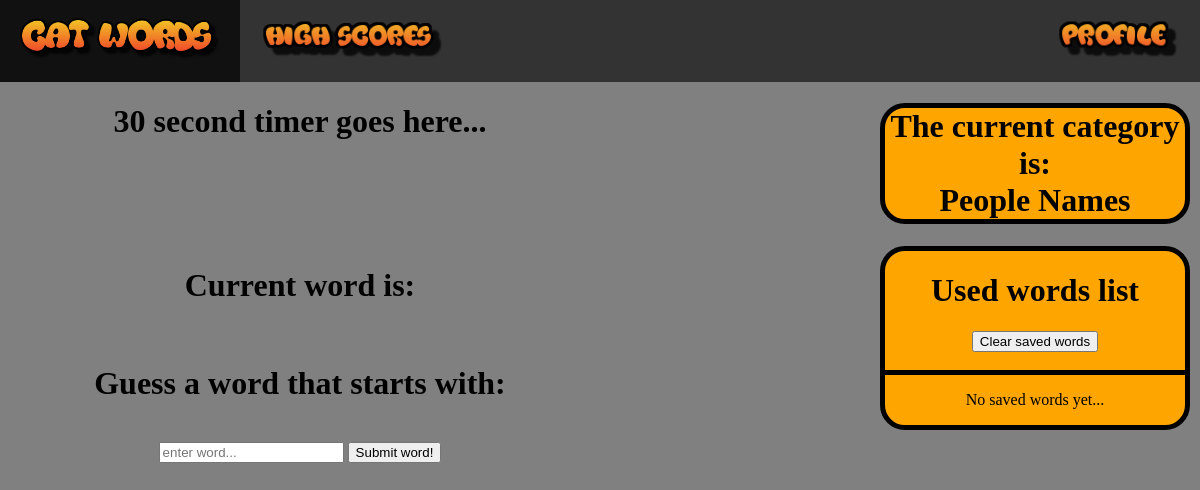
Before: /game/play/ with the older database file.
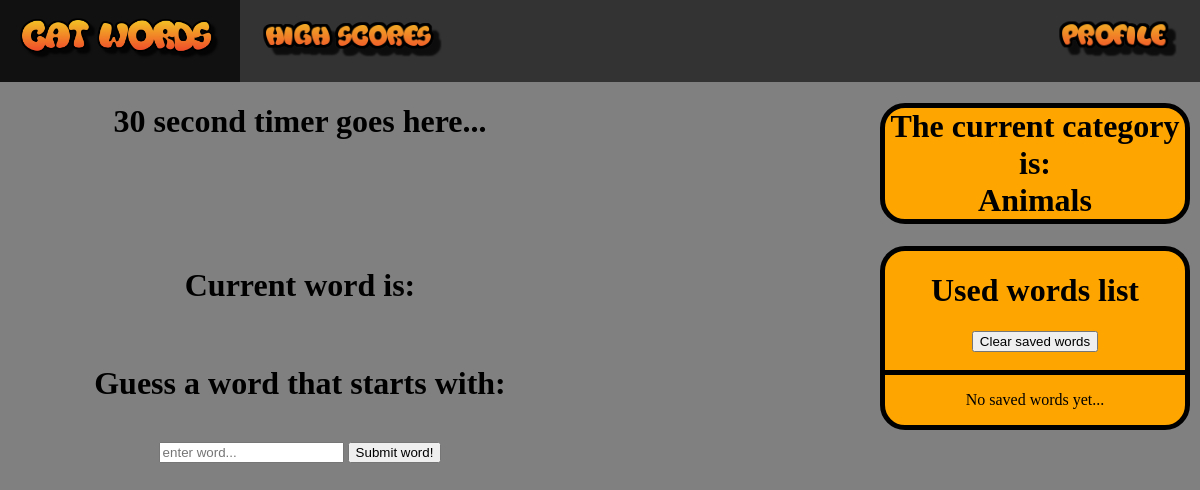
After: the same page with the newer database file.
### game/models.py (models this page shows, shortened)
class CurrentCategory(models.Model):
	class Meta:
		verbose_name_plural = "current categories"
	current_category_text = models.CharField(max_length=200)

### game/views.py (the view, shortened to what this page needs)
# urls.py: path('game/', include('game.urls')),
def game(request):
	if request.GET.get('clear_saved_words'):
		current_word = CurrentWord.objects.filter(pk=1)
		current_category = CurrentCategory.objects.get(id=1)
		SavedWord.objects.all().delete()
		args = {'category': current_category.current_category_text}
		return render(request, 'game/game.html', args)
	else:
		current_category = CurrentCategory.objects.get(id=1)
		return render(request, 'game/game.html', {'category': current_category.current_category_text})

### game/templates/game/game.html (shortened to what this page needs)
{% extends 'base.html' %}
{% block content %}
<div id="rowOne">
	<div class="leftContent">
		<h1>30 second timer goes here...</h1>
	</div>
	<div class="rightContent">
		<h1 id ="categoryTitle">The current category is:
		<br>
		<strong>{{category}}</strong>
		</h1>
	</div>
</div>
<div id="rowTwo">
	<div class="leftContent">
		<div id="currentWord">
			<h1>Current word is: </h1>
		</div>
		<br>
		<div id="guessWord">
			<h1>Guess a word that starts with: </h1>
		</div>
		<br>
		<form action="" id="currentWordForm" method="post">
		<input name="current_word" placeholder="enter word...">
		<input type="submit" value="Submit word!">
		</form>
	</div>
	<div class="rightContent">
	<div id="categoryList">
		<div id="categoryListTitle">
			<h1>Used words list</h1>
			<form action="" method="get">
 			<input type="submit" class="btn" value="Clear saved words" name="clear_saved_words">
			</form>
			<br>
		</div>
		{% if saved_words %}
		<ul class="unstyledList">
		{% for word in saved_words %}
		<li>{{word}}</li>
		{% endfor %}
		</ul>
		{% else %}
		<p>No saved words yet...</p>
		{% endif %}
		</div>
	</div>
</div>
{% endblock content %}

### game/templates/base.html (shortened to what this page needs)
{% load static %}
<!DOCTYPE html>
<html>
    <head>
        <link rel="stylesheet" type="text/css" href="{% static 'game/style.css' %}">
    </head>
    <body>
	{% include "game/topnav.html" %}
    {% block content %}
    {% endblock content %}
    </body>
</html>

### game/templates/game/topnav.html
{% load static %}
<ul class="topNav">
  <li class="topNav"><a class="topNav" href="{% url 'game:index' %}"><img id="textLogo" src="{% static 'game/images/catWordsText.png' %}"></a></li>
  <li class="topNav"><a class= "topNav" href="{% url 'game:scores' %}"><img id="textLogo" src="{% static 'game/images/highScoreText.png' %}"></a></li>
  <li class="topNav" style="float:right"><a class="topNav" href="{% url 'game:profile' %}"><img id="textLogo" src="{% static 'game/images/profileText.png' %}"></a></li>
</ul>

### game/static/game/style.css (style rules this page uses)
body { margin: 0; text-align: center; background-color: grey; }
ul.topNav { list-style-type: none; margin: 0; padding: 0; overflow: hidden; background-color: #333; }
li.topNav { float: left; }
li a.topNav { display: block; color: white; text-align: center; padding: 14px 16px; text-decoration: none; }
#categoryTitle { width: 50%; border: 1px solid black; border-width: thick; border-radius: 25px; float: right; margin-right: 10px; background-color: orange; }
#categoryList { min-height: 75%; width: 50%; border: 1px solid black; border-width: thick; border-radius: 25px; float: right; margin-right: 10px; background-color: orange; }
#categoryListTitle { border-bottom: 1px solid black; border-width: thick; }
#rowOne { overflow: auto; text-align: center; }
#rowTwo { overflow: auto; text-align: center; position: static }
#textLogo { height: 50px; }
.leftContent { float: left; text-align: center; width: 50%; }
.rightContent { float: right; text-align: center; width:50%; }

Changed rows visible on the page:
changed CurrentCategory: current_category_text "People Names" → "Animals"
